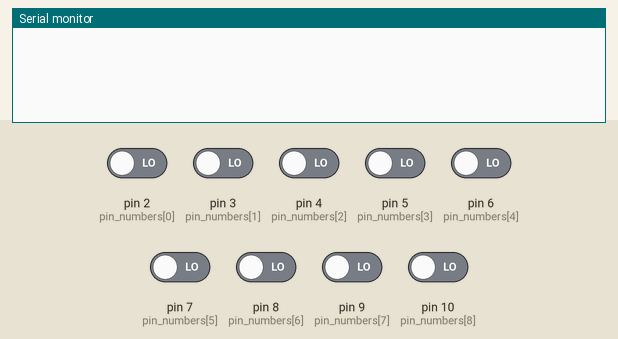
This sketch was run on a simulated Arduino Uno, built with avr-gcc and run on an emulated ATmega328P. Shown: the last lines printed to the serial monitor. The test bench sets the inputs (shaded band); at power-on: pin 2 (pin_numbers[0]), pin 3 (pin_numbers[1]), pin 4 (pin_numbers[2]), pin 5 (pin_numbers[3]), pin 6 (pin_numbers[4]), pin 7 (pin_numbers[5]), pin 8 (pin_numbers[6]), pin 9 (pin_numbers[7]), pin 10 (pin_numbers[8]) LOW.

Above: at 1.2 s.
1.3 s: pin 2 (pin_numbers[0]) driven HIGH
At 2.5 s:
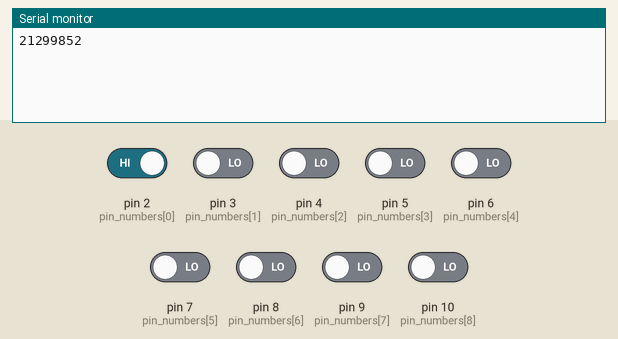
2.8 s: pin 3 (pin_numbers[1]) driven HIGH
At 3.9 s:
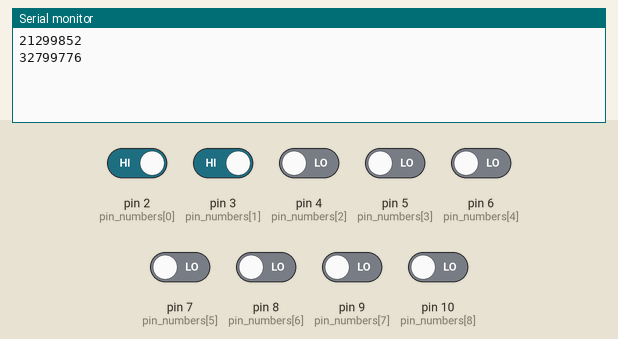
4.3 s: pin 4 (pin_numbers[2]) driven HIGH
At 5.0 s:
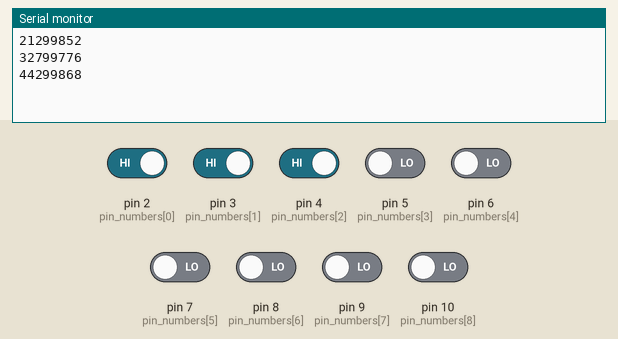
5.8 s: pin 5 (pin_numbers[3]) driven HIGH
At 6.2 s:
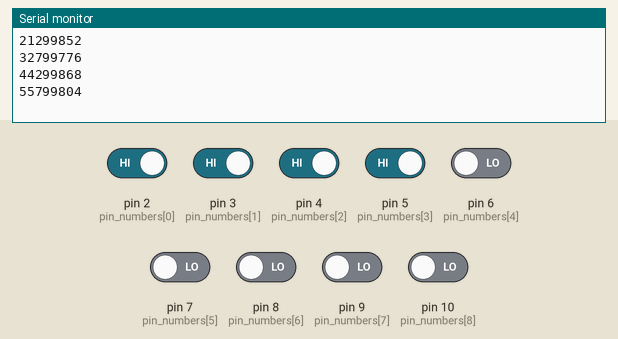
7.3 s: pin 6 (pin_numbers[4]) driven HIGH
At 8.5 s:
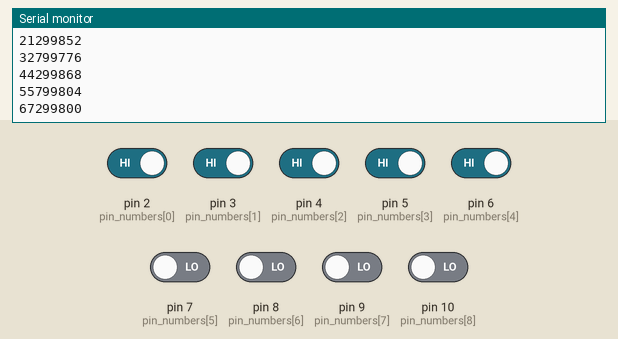
8.8 s: pin 7 (pin_numbers[5]) driven HIGH
At 9.7 s:
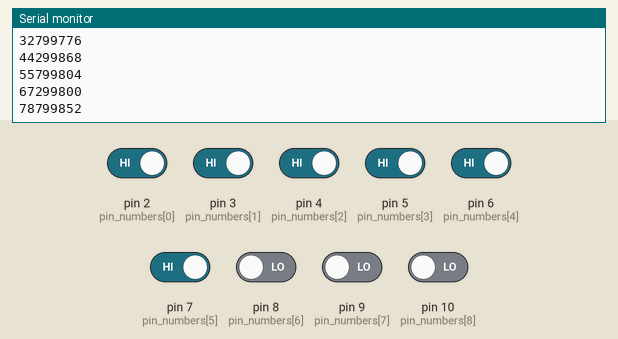
Timing chart, 0 to 11.3 s (numbered marks = the images above; inputs shaded):
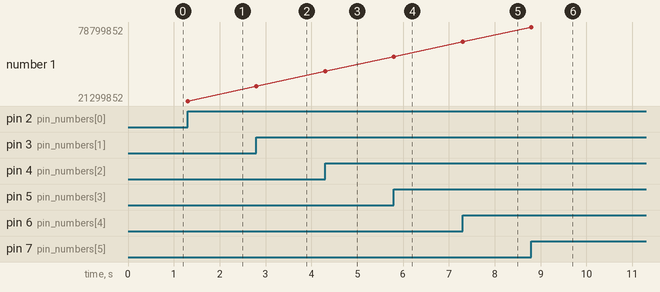

Measured:
- after the input at 1.3 s, the serial monitor: prints a new line at once (image 1)
- after the input at 2.8 s, the serial monitor: prints a new line at once (image 2)
- after the input at 4.3 s, the serial monitor: prints a new line at once (image 3)
- after the input at 5.8 s, the serial monitor: prints a new line at once (image 4)
- after the input at 7.3 s, the serial monitor: prints a new line at once (image 5)
- after the input at 8.8 s, the serial monitor: prints a new line at once (image 6)
- plotted number 1: 21299852 → 32799776 after the input at 2.8 s, 32799776 → 44299868 after the input at 4.3 s, 44299868 → 55799804 after the input at 5.8 s, 55799804 → 67299800 after the input at 7.3 s, 67299800 → 78799852 after the input at 8.8 s

The sketch:

reader.ino
```cpp
void setup() {
  Serial.begin(1000000);
  for (uint8_t i=2; i<=10; i++) {
    pinMode(i, INPUT);
  }
}

unsigned long int starttime;
unsigned long int current_times[9];
uint8_t previous_pin_state[9] = {0, 0, 0, 0, 0, 0, 0, 0, 0};
uint8_t current_pin_state[9] = {0, 0, 0, 0, 0, 0, 0, 0, 0};
uint8_t pin_numbers[9] = {2, 3, 4, 5, 6, 7, 8, 9, 10};
uint8_t number_of_channel = 9;
uint8_t i;

void loop() {
  starttime = micros();

  while(true) {
    for (i=0; i<number_of_channel; i++) {
      current_pin_state[i] = digitalRead(pin_numbers[i]);
      current_times[i] = micros();
    }
    for (i=0; i<number_of_channel; i++) {
      if (current_pin_state[i] & !previous_pin_state[i]) {
        Serial.print(pin_numbers[i]);
        Serial.println(current_times[i]-starttime);
      }
      previous_pin_state[i] = current_pin_state[i];
    }
  }

  /*
  while(true) {
    for (i=0; i<number_of_channel; i++) {
      if (digitalRead(pin_numbers[i])) {
        if (!previous_pin_state[i]) {
          SerialUSB.print(pin_numbers[i]);
          SerialUSB.println(micros()-starttime);
        }
        previous_pin_state[i] = 1;
      } else {
        previous_pin_state[i] = 0;
      }
    }
  }
  */
}
```
